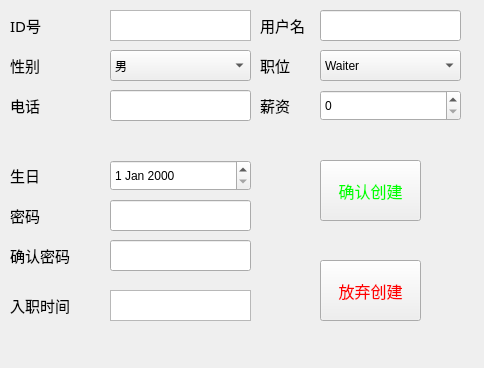
<?xml version="1.0" encoding="UTF-8"?>
<ui version="4.0">
 <class>UserInfoBox</class>
 <widget class="QWidget" name="UserInfoBox">
  <property name="geometry">
   <rect>
    <x>0</x>
    <y>0</y>
    <width>484</width>
    <height>368</height>
   </rect>
  </property>
  <property name="windowTitle">
   <string>Form</string>
  </property>
  <widget class="QLabel" name="label">
   <property name="geometry">
    <rect>
     <x>260</x>
     <y>10</y>
     <width>71</width>
     <height>31</height>
    </rect>
   </property>
   <property name="font">
    <font>
     <family>楷体</family>
     <pointsize>11</pointsize>
    </font>
   </property>
   <property name="text">
    <string>用户名</string>
   </property>
  </widget>
  <widget class="QLabel" name="label_2">
   <property name="geometry">
    <rect>
     <x>10</x>
     <y>10</y>
     <width>71</width>
     <height>31</height>
    </rect>
   </property>
   <property name="font">
    <font>
     <family>楷体</family>
     <pointsize>11</pointsize>
    </font>
   </property>
   <property name="text">
    <string>ID号</string>
   </property>
  </widget>
  <widget class="QTextBrowser" name="text_ID">
   <property name="geometry">
    <rect>
     <x>110</x>
     <y>10</y>
     <width>141</width>
     <height>31</height>
    </rect>
   </property>
   <property name="cursor" stdset="0">
    <cursorShape>ForbiddenCursor</cursorShape>
   </property>
  </widget>
  <widget class="QLineEdit" name="lineEdit_Name">
   <property name="geometry">
    <rect>
     <x>320</x>
     <y>10</y>
     <width>141</width>
     <height>31</height>
    </rect>
   </property>
  </widget>
  <widget class="QLabel" name="label_3">
   <property name="geometry">
    <rect>
     <x>10</x>
     <y>50</y>
     <width>71</width>
     <height>31</height>
    </rect>
   </property>
   <property name="font">
    <font>
     <family>楷体</family>
     <pointsize>11</pointsize>
    </font>
   </property>
   <property name="text">
    <string>性别</string>
   </property>
  </widget>
  <widget class="QComboBox" name="comboBox_Sex">
   <property name="geometry">
    <rect>
     <x>110</x>
     <y>50</y>
     <width>141</width>
     <height>31</height>
    </rect>
   </property>
   <item>
    <property name="text">
     <string>男</string>
    </property>
   </item>
   <item>
    <property name="text">
     <string>女</string>
    </property>
   </item>
  </widget>
  <widget class="QLabel" name="label_4">
   <property name="geometry">
    <rect>
     <x>10</x>
     <y>290</y>
     <width>71</width>
     <height>31</height>
    </rect>
   </property>
   <property name="font">
    <font>
     <family>楷体</family>
     <pointsize>11</pointsize>
    </font>
   </property>
   <property name="text">
    <string>入职时间</string>
   </property>
  </widget>
  <widget class="QTextBrowser" name="text_JoinTime">
   <property name="geometry">
    <rect>
     <x>110</x>
     <y>290</y>
     <width>141</width>
     <height>31</height>
    </rect>
   </property>
  </widget>
  <widget class="QLabel" name="label_5">
   <property name="geometry">
    <rect>
     <x>260</x>
     <y>90</y>
     <width>71</width>
     <height>31</height>
    </rect>
   </property>
   <property name="font">
    <font>
     <family>楷体</family>
     <pointsize>11</pointsize>
    </font>
   </property>
   <property name="text">
    <string>薪资</string>
   </property>
  </widget>
  <widget class="QLabel" name="label_6">
   <property name="geometry">
    <rect>
     <x>10</x>
     <y>200</y>
     <width>71</width>
     <height>31</height>
    </rect>
   </property>
   <property name="font">
    <font>
     <family>楷体</family>
     <pointsize>11</pointsize>
    </font>
   </property>
   <property name="text">
    <string>密码</string>
   </property>
  </widget>
  <widget class="QLineEdit" name="lineEdit_psswd">
   <property name="geometry">
    <rect>
     <x>110</x>
     <y>200</y>
     <width>141</width>
     <height>31</height>
    </rect>
   </property>
  </widget>
  <widget class="QPushButton" name="pb_confirm">
   <property name="geometry">
    <rect>
     <x>320</x>
     <y>160</y>
     <width>101</width>
     <height>61</height>
    </rect>
   </property>
   <property name="palette">
    <palette>
     <active>
      <colorrole role="ButtonText">
       <brush brushstyle="SolidPattern">
        <color alpha="255">
         <red>0</red>
         <green>255</green>
         <blue>0</blue>
        </color>
       </brush>
      </colorrole>
     </active>
     <inactive>
      <colorrole role="ButtonText">
       <brush brushstyle="SolidPattern">
        <color alpha="255">
         <red>0</red>
         <green>255</green>
         <blue>0</blue>
        </color>
       </brush>
      </colorrole>
     </inactive>
     <disabled>
      <colorrole role="ButtonText">
       <brush brushstyle="SolidPattern">
        <color alpha="255">
         <red>120</red>
         <green>120</green>
         <blue>120</blue>
        </color>
       </brush>
      </colorrole>
     </disabled>
    </palette>
   </property>
   <property name="font">
    <font>
     <family>楷体</family>
     <pointsize>12</pointsize>
    </font>
   </property>
   <property name="text">
    <string>确认创建</string>
   </property>
  </widget>
  <widget class="QPushButton" name="pb_giveup">
   <property name="geometry">
    <rect>
     <x>320</x>
     <y>260</y>
     <width>101</width>
     <height>61</height>
    </rect>
   </property>
   <property name="palette">
    <palette>
     <active>
      <colorrole role="ButtonText">
       <brush brushstyle="SolidPattern">
        <color alpha="255">
         <red>255</red>
         <green>0</green>
         <blue>0</blue>
        </color>
       </brush>
      </colorrole>
     </active>
     <inactive>
      <colorrole role="ButtonText">
       <brush brushstyle="SolidPattern">
        <color alpha="255">
         <red>255</red>
         <green>0</green>
         <blue>0</blue>
        </color>
       </brush>
      </colorrole>
     </inactive>
     <disabled>
      <colorrole role="ButtonText">
       <brush brushstyle="SolidPattern">
        <color alpha="255">
         <red>120</red>
         <green>120</green>
         <blue>120</blue>
        </color>
       </brush>
      </colorrole>
     </disabled>
    </palette>
   </property>
   <property name="font">
    <font>
     <family>楷体</family>
     <pointsize>12</pointsize>
    </font>
   </property>
   <property name="cursor">
    <cursorShape>ArrowCursor</cursorShape>
   </property>
   <property name="text">
    <string>放弃创建</string>
   </property>
  </widget>
  <widget class="QLabel" name="label_7">
   <property name="geometry">
    <rect>
     <x>260</x>
     <y>50</y>
     <width>71</width>
     <height>31</height>
    </rect>
   </property>
   <property name="font">
    <font>
     <family>楷体</family>
     <pointsize>11</pointsize>
    </font>
   </property>
   <property name="text">
    <string>职位</string>
   </property>
  </widget>
  <widget class="QComboBox" name="comboBox_type">
   <property name="geometry">
    <rect>
     <x>320</x>
     <y>50</y>
     <width>141</width>
     <height>31</height>
    </rect>
   </property>
   <item>
    <property name="text">
     <string>Waiter</string>
    </property>
   </item>
   <item>
    <property name="text">
     <string>Cashier</string>
    </property>
   </item>
   <item>
    <property name="text">
     <string>Manger</string>
    </property>
   </item>
  </widget>
  <widget class="QLabel" name="label_8">
   <property name="geometry">
    <rect>
     <x>10</x>
     <y>90</y>
     <width>71</width>
     <height>31</height>
    </rect>
   </property>
   <property name="font">
    <font>
     <family>楷体</family>
     <pointsize>11</pointsize>
    </font>
   </property>
   <property name="text">
    <string>电话</string>
   </property>
  </widget>
  <widget class="QLineEdit" name="lineEdit_call">
   <property name="geometry">
    <rect>
     <x>110</x>
     <y>90</y>
     <width>141</width>
     <height>31</height>
    </rect>
   </property>
  </widget>
  <widget class="QLabel" name="label_9">
   <property name="geometry">
    <rect>
     <x>10</x>
     <y>160</y>
     <width>71</width>
     <height>31</height>
    </rect>
   </property>
   <property name="font">
    <font>
     <family>楷体</family>
     <pointsize>11</pointsize>
    </font>
   </property>
   <property name="text">
    <string>生日</string>
   </property>
  </widget>
  <widget class="QDateEdit" name="dateEdit_birth">
   <property name="geometry">
    <rect>
     <x>110</x>
     <y>160</y>
     <width>141</width>
     <height>31</height>
    </rect>
   </property>
  </widget>
  <widget class="QSpinBox" name="spinBox_salary">
   <property name="geometry">
    <rect>
     <x>320</x>
     <y>90</y>
     <width>141</width>
     <height>31</height>
    </rect>
   </property>
  </widget>
  <widget class="QLabel" name="label_10">
   <property name="geometry">
    <rect>
     <x>10</x>
     <y>240</y>
     <width>81</width>
     <height>31</height>
    </rect>
   </property>
   <property name="font">
    <font>
     <family>楷体</family>
     <pointsize>11</pointsize>
    </font>
   </property>
   <property name="text">
    <string>确认密码</string>
   </property>
  </widget>
  <widget class="QLineEdit" name="lineEdit_psswdagain">
   <property name="geometry">
    <rect>
     <x>110</x>
     <y>240</y>
     <width>141</width>
     <height>31</height>
    </rect>
   </property>
  </widget>
 </widget>
 <resources/>
 <connections/>
</ui>
